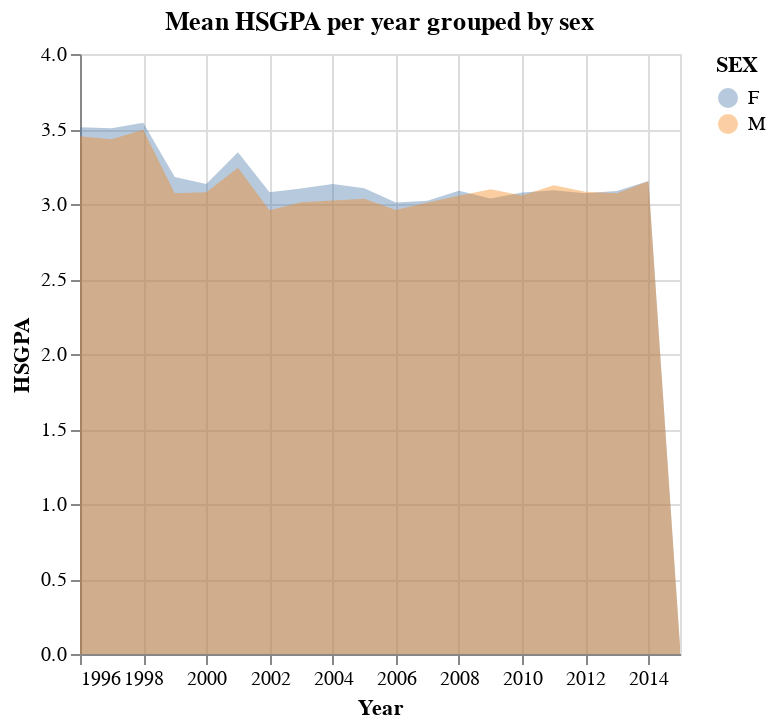
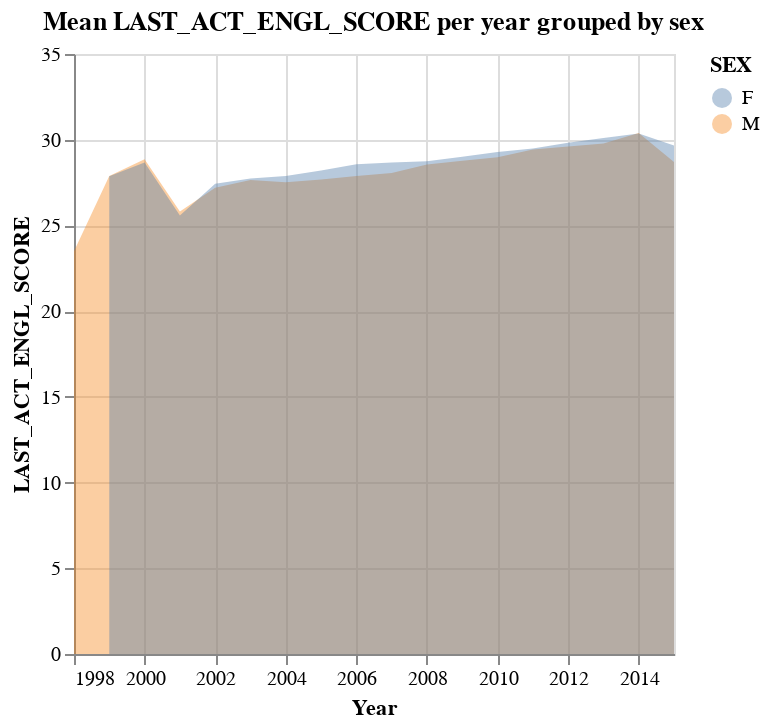
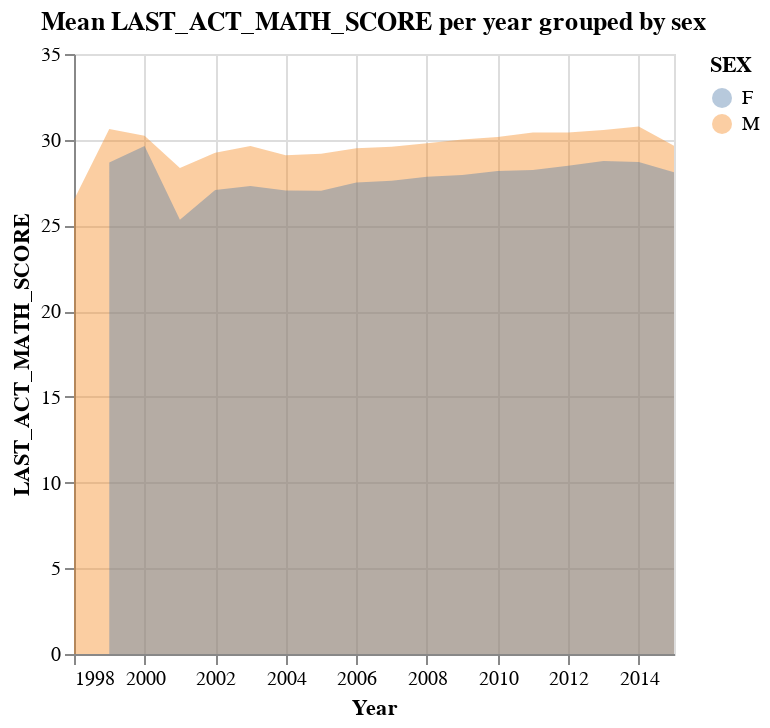
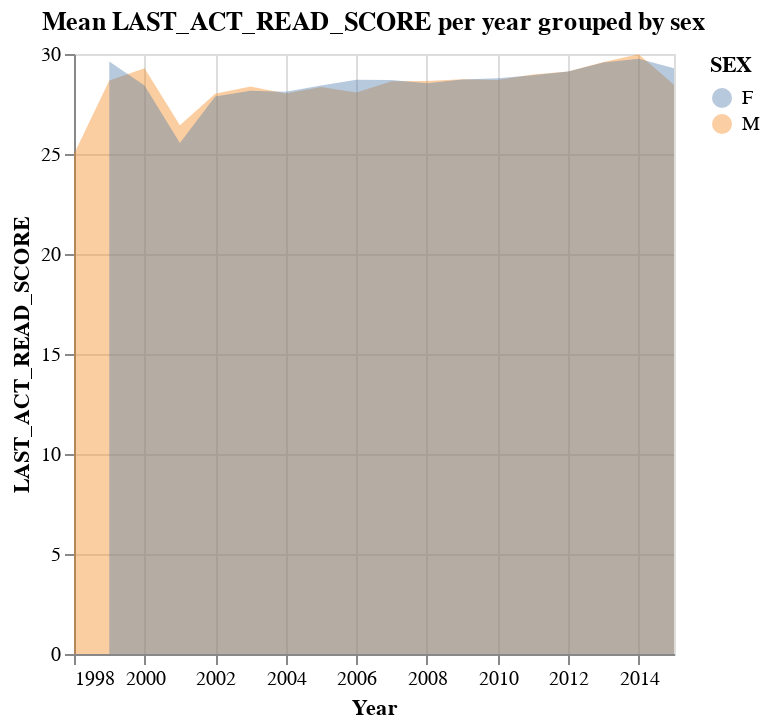

Here is the notebook cell these charts were saved with, in order:
### Code cell
columnlst = ['HSGPA', 'LAST_ACT_ENGL_SCORE', 'LAST_ACT_MATH_SCORE', 'LAST_ACT_READ_SCORE',
       'LAST_ACT_SCIRE_SCORE', 'LAST_ACT_COMP_SCORE', 'LAST_SATI_VERB_SCORE',
       'LAST_SATI_MATH_SCORE', 'LAST_SATI_TOTAL_SCORE','avg_GPAO']

def getFigs(timeCol, groupCol, columns, dataframe, agg='mean'):
    def layered_area_chart(col, data):
        area = alt.Chart(data).mark_area(opacity=0.4).encode(
            x=alt.X(f"{timeCol}:T", title="Year"),
            y=alt.Y(col, stack=False),
            color=alt.Color(groupCol)
        ).properties(
            title=f"{agg.capitalize()} {col} per year grouped by sex"
        )
        return area

    for col in columns:
        table = pd.pivot_table(dataframe, values=col, index=[timeCol, groupCol], aggfunc=agg)
        table.reset_index(inplace=True)
        
        # Generate and return chart (in Jupyter, returning should display the chart)
        fig = layered_area_chart(col, table)
        display(fig)  # Use display() in Jupyter environments

# Call the function to generate the charts
getFigs('ADMIT_TERM_TERM_YEAR', 'SEX', columnlst, merge_df)

### Figure 1 — Vega-Lite specification as saved in the notebook (floating-point values rounded to 4 significant figures)
{"config": {"view": {"continuousWidth": 300, "continuousHeight": 300}}, "data": {"name": "data-2b6343ba0bbb81137e25efea6d9b2dbb"}, "mark": {"type": "area", "opacity": 0.4}, "encoding": {"color": {"field": "SEX", "type": "nominal"}, "x": {"field": "ADMIT_TERM_TERM_YEAR", "title": "Year", "type": "temporal"}, "y": {"field": "HSGPA", "stack": false, "type": "quantitative"}}, "title": "Mean HSGPA per year grouped by sex", "$schema": "https://vega.github.io/schema/vega-lite/v5.16.3.json", "datasets": {"data-2b6343ba0bbb81137e25efea6d9b2dbb": [{"ADMIT_TERM_TERM_YEAR": "1996", "SEX": "F", "HSGPA": 3.512}, {"ADMIT_TERM_TERM_YEAR": "1996", "SEX": "M", "HSGPA": 3.452}, {"ADMIT_TERM_TERM_YEAR": "1997", "SEX": "F", "HSGPA": 3.505}, {"ADMIT_TERM_TERM_YEAR": "1997", "SEX": "M", "HSGPA": 3.432}, {"ADMIT_TERM_TERM_YEAR": "1998", "SEX": "F", "HSGPA": 3.541}, {"ADMIT_TERM_TERM_YEAR": "1998", "SEX": "M", "HSGPA": 3.495}, {"ADMIT_TERM_TERM_YEAR": "1999", "SEX": "F", "HSGPA": 3.179}, {"ADMIT_TERM_TERM_YEAR": "1999", "SEX": "M", "HSGPA": 3.071}, {"ADMIT_TERM_TERM_YEAR": "2000", "SEX": "F", "HSGPA": 3.133}, {"ADMIT_TERM_TERM_YEAR": "2000", "SEX": "M", "HSGPA": 3.078}, {"ADMIT_TERM_TERM_YEAR": "2001", "SEX": "F", "HSGPA": 3.344}, {"ADMIT_TERM_TERM_YEAR": "2001", "SEX": "M", "HSGPA": 3.241}, {"ADMIT_TERM_TERM_YEAR": "2002", "SEX": "F", "HSGPA": 3.078}, {"ADMIT_TERM_TERM_YEAR": "2002", "SEX": "M", "HSGPA": 2.958}, {"ADMIT_TERM_TERM_YEAR": "2003", "SEX": "F", "HSGPA": 3.104}, {"ADMIT_TERM_TERM_YEAR": "2003", "SEX": "M", "HSGPA": 3.012}, {"ADMIT_TERM_TERM_YEAR": "2004", "SEX": "F", "HSGPA": 3.133}, {"ADMIT_TERM_TERM_YEAR": "2004", "SEX": "M", "HSGPA": 3.023}, {"ADMIT_TERM_TERM_YEAR": "2005", "SEX": "F", "HSGPA": 3.105}, {"ADMIT_TERM_TERM_YEAR": "2005", "SEX": "M", "HSGPA": 3.035}, {"ADMIT_TERM_TERM_YEAR": "2006", "SEX": "F", "HSGPA": 3.01}, {"ADMIT_TERM_TERM_YEAR": "2006", "SEX": "M", "HSGPA": 2.96}, {"ADMIT_TERM_TERM_YEAR": "2007", "SEX": "F", "HSGPA": 3.022}, {"ADMIT_TERM_TERM_YEAR": "2007", "SEX": "M", "HSGPA": 3.009}, {"ADMIT_TERM_TERM_YEAR": "2008", "SEX": "F", "HSGPA": 3.088}, {"ADMIT_TERM_TERM_YEAR": "2008", "SEX": "M", "HSGPA": 3.055}, {"ADMIT_TERM_TERM_YEAR": "2009", "SEX": "F", "HSGPA": 3.037}, {"ADMIT_TERM_TERM_YEAR": "2009", "SEX": "M", "HSGPA": 3.098}, {"ADMIT_TERM_TERM_YEAR": "2010", "SEX": "F", "HSGPA": 3.077}, {"ADMIT_TERM_TERM_YEAR": "2010", "SEX": "M", "HSGPA": 3.056}, {"ADMIT_TERM_TERM_YEAR": "2011", "SEX": "F", "HSGPA": 3.092}, {"ADMIT_TERM_TERM_YEAR": "2011", "SEX": "M", "HSGPA": 3.125}, {"ADMIT_TERM_TERM_YEAR": "2012", "SEX": "F", "HSGPA": 3.072}, {"ADMIT_TERM_TERM_YEAR": "2012", "SEX": "M", "HSGPA": 3.082}, {"ADMIT_TERM_TERM_YEAR": "2013", "SEX": "F", "HSGPA": 3.086}, {"ADMIT_TERM_TERM_YEAR": "2013", "SEX": "M", "HSGPA": 3.072}, {"ADMIT_TERM_TERM_YEAR": "2014", "SEX": "F", "HSGPA": 3.154}, {"ADMIT_TERM_TERM_YEAR": "2014", "SEX": "M", "HSGPA": 3.152}, {"ADMIT_TERM_TERM_YEAR": "2015", "SEX": "F", "HSGPA": 0.05112}, {"ADMIT_TERM_TERM_YEAR": "2015", "SEX": "M", "HSGPA": 0.05821}]}}

### Figure 2 — Vega-Lite specification as saved in the notebook (floating-point values rounded to 4 significant figures)
{"config": {"view": {"continuousWidth": 300, "continuousHeight": 300}}, "data": {"name": "data-38bada5e874e2c0c0ea1acb1ad19119a"}, "mark": {"type": "area", "opacity": 0.4}, "encoding": {"color": {"field": "SEX", "type": "nominal"}, "x": {"field": "ADMIT_TERM_TERM_YEAR", "title": "Year", "type": "temporal"}, "y": {"field": "LAST_ACT_ENGL_SCORE", "stack": false, "type": "quantitative"}}, "title": "Mean LAST_ACT_ENGL_SCORE per year grouped by sex", "$schema": "https://vega.github.io/schema/vega-lite/v5.16.3.json", "datasets": {"data-38bada5e874e2c0c0ea1acb1ad19119a": [{"ADMIT_TERM_TERM_YEAR": "1998", "SEX": "M", "LAST_ACT_ENGL_SCORE": 23.5}, {"ADMIT_TERM_TERM_YEAR": "1999", "SEX": "F", "LAST_ACT_ENGL_SCORE": 27.87}, {"ADMIT_TERM_TERM_YEAR": "1999", "SEX": "M", "LAST_ACT_ENGL_SCORE": 27.88}, {"ADMIT_TERM_TERM_YEAR": "2000", "SEX": "F", "LAST_ACT_ENGL_SCORE": 28.67}, {"ADMIT_TERM_TERM_YEAR": "2000", "SEX": "M", "LAST_ACT_ENGL_SCORE": 28.87}, {"ADMIT_TERM_TERM_YEAR": "2001", "SEX": "F", "LAST_ACT_ENGL_SCORE": 25.58}, {"ADMIT_TERM_TERM_YEAR": "2001", "SEX": "M", "LAST_ACT_ENGL_SCORE": 25.81}, {"ADMIT_TERM_TERM_YEAR": "2002", "SEX": "F", "LAST_ACT_ENGL_SCORE": 27.43}, {"ADMIT_TERM_TERM_YEAR": "2002", "SEX": "M", "LAST_ACT_ENGL_SCORE": 27.19}, {"ADMIT_TERM_TERM_YEAR": "2003", "SEX": "F", "LAST_ACT_ENGL_SCORE": 27.74}, {"ADMIT_TERM_TERM_YEAR": "2003", "SEX": "M", "LAST_ACT_ENGL_SCORE": 27.65}, {"ADMIT_TERM_TERM_YEAR": "2004", "SEX": "F", "LAST_ACT_ENGL_SCORE": 27.89}, {"ADMIT_TERM_TERM_YEAR": "2004", "SEX": "M", "LAST_ACT_ENGL_SCORE": 27.51}, {"ADMIT_TERM_TERM_YEAR": "2005", "SEX": "F", "LAST_ACT_ENGL_SCORE": 28.2}, {"ADMIT_TERM_TERM_YEAR": "2005", "SEX": "M", "LAST_ACT_ENGL_SCORE": 27.67}, {"ADMIT_TERM_TERM_YEAR": "2006", "SEX": "F", "LAST_ACT_ENGL_SCORE": 28.56}, {"ADMIT_TERM_TERM_YEAR": "2006", "SEX": "M", "LAST_ACT_ENGL_SCORE": 27.89}, {"ADMIT_TERM_TERM_YEAR": "2007", "SEX": "F", "LAST_ACT_ENGL_SCORE": 28.68}, {"ADMIT_TERM_TERM_YEAR": "2007", "SEX": "M", "LAST_ACT_ENGL_SCORE": 28.06}, {"ADMIT_TERM_TERM_YEAR": "2008", "SEX": "F", "LAST_ACT_ENGL_SCORE": 28.74}, {"ADMIT_TERM_TERM_YEAR": "2008", "SEX": "M", "LAST_ACT_ENGL_SCORE": 28.55}, {"ADMIT_TERM_TERM_YEAR": "2009", "SEX": "F", "LAST_ACT_ENGL_SCORE": 29.0}, {"ADMIT_TERM_TERM_YEAR": "2009", "SEX": "M", "LAST_ACT_ENGL_SCORE": 28.77}, {"ADMIT_TERM_TERM_YEAR": "2010", "SEX": "F", "LAST_ACT_ENGL_SCORE": 29.28}, {"ADMIT_TERM_TERM_YEAR": "2010", "SEX": "M", "LAST_ACT_ENGL_SCORE": 28.98}, {"ADMIT_TERM_TERM_YEAR": "2011", "SEX": "F", "LAST_ACT_ENGL_SCORE": 29.49}, {"ADMIT_TERM_TERM_YEAR": "2011", "SEX": "M", "LAST_ACT_ENGL_SCORE": 29.43}, {"ADMIT_TERM_TERM_YEAR": "2012", "SEX": "F", "LAST_ACT_ENGL_SCORE": 29.82}, {"ADMIT_TERM_TERM_YEAR": "2012", "SEX": "M", "LAST_ACT_ENGL_SCORE": 29.6}, {"ADMIT_TERM_TERM_YEAR": "2013", "SEX": "F", "LAST_ACT_ENGL_SCORE": 30.1}, {"ADMIT_TERM_TERM_YEAR": "2013", "SEX": "M", "LAST_ACT_ENGL_SCORE": 29.78}, {"ADMIT_TERM_TERM_YEAR": "2014", "SEX": "F", "LAST_ACT_ENGL_SCORE": 30.36}, {"ADMIT_TERM_TERM_YEAR": "2014", "SEX": "M", "LAST_ACT_ENGL_SCORE": 30.39}, {"ADMIT_TERM_TERM_YEAR": "2015", "SEX": "F", "LAST_ACT_ENGL_SCORE": 29.66}, {"ADMIT_TERM_TERM_YEAR": "2015", "SEX": "M", "LAST_ACT_ENGL_SCORE": 28.71}]}}

### Figure 3 — Vega-Lite specification as saved in the notebook (floating-point values rounded to 4 significant figures)
{"config": {"view": {"continuousWidth": 300, "continuousHeight": 300}}, "data": {"name": "data-97c75e43fd5d45eefbe49e8a476cb494"}, "mark": {"type": "area", "opacity": 0.4}, "encoding": {"color": {"field": "SEX", "type": "nominal"}, "x": {"field": "ADMIT_TERM_TERM_YEAR", "title": "Year", "type": "temporal"}, "y": {"field": "LAST_ACT_MATH_SCORE", "stack": false, "type": "quantitative"}}, "title": "Mean LAST_ACT_MATH_SCORE per year grouped by sex", "$schema": "https://vega.github.io/schema/vega-lite/v5.16.3.json", "datasets": {"data-97c75e43fd5d45eefbe49e8a476cb494": [{"ADMIT_TERM_TERM_YEAR": "1998", "SEX": "M", "LAST_ACT_MATH_SCORE": 26.5}, {"ADMIT_TERM_TERM_YEAR": "1999", "SEX": "F", "LAST_ACT_MATH_SCORE": 28.67}, {"ADMIT_TERM_TERM_YEAR": "1999", "SEX": "M", "LAST_ACT_MATH_SCORE": 30.62}, {"ADMIT_TERM_TERM_YEAR": "2000", "SEX": "F", "LAST_ACT_MATH_SCORE": 29.64}, {"ADMIT_TERM_TERM_YEAR": "2000", "SEX": "M", "LAST_ACT_MATH_SCORE": 30.23}, {"ADMIT_TERM_TERM_YEAR": "2001", "SEX": "F", "LAST_ACT_MATH_SCORE": 25.33}, {"ADMIT_TERM_TERM_YEAR": "2001", "SEX": "M", "LAST_ACT_MATH_SCORE": 28.35}, {"ADMIT_TERM_TERM_YEAR": "2002", "SEX": "F", "LAST_ACT_MATH_SCORE": 27.07}, {"ADMIT_TERM_TERM_YEAR": "2002", "SEX": "M", "LAST_ACT_MATH_SCORE": 29.24}, {"ADMIT_TERM_TERM_YEAR": "2003", "SEX": "F", "LAST_ACT_MATH_SCORE": 27.3}, {"ADMIT_TERM_TERM_YEAR": "2003", "SEX": "M", "LAST_ACT_MATH_SCORE": 29.64}, {"ADMIT_TERM_TERM_YEAR": "2004", "SEX": "F", "LAST_ACT_MATH_SCORE": 27.04}, {"ADMIT_TERM_TERM_YEAR": "2004", "SEX": "M", "LAST_ACT_MATH_SCORE": 29.09}, {"ADMIT_TERM_TERM_YEAR": "2005", "SEX": "F", "LAST_ACT_MATH_SCORE": 27.03}, {"ADMIT_TERM_TERM_YEAR": "2005", "SEX": "M", "LAST_ACT_MATH_SCORE": 29.18}, {"ADMIT_TERM_TERM_YEAR": "2006", "SEX": "F", "LAST_ACT_MATH_SCORE": 27.5}, {"ADMIT_TERM_TERM_YEAR": "2006", "SEX": "M", "LAST_ACT_MATH_SCORE": 29.5}, {"ADMIT_TERM_TERM_YEAR": "2007", "SEX": "F", "LAST_ACT_MATH_SCORE": 27.6}, {"ADMIT_TERM_TERM_YEAR": "2007", "SEX": "M", "LAST_ACT_MATH_SCORE": 29.58}, {"ADMIT_TERM_TERM_YEAR": "2008", "SEX": "F", "LAST_ACT_MATH_SCORE": 27.83}, {"ADMIT_TERM_TERM_YEAR": "2008", "SEX": "M", "LAST_ACT_MATH_SCORE": 29.8}, {"ADMIT_TERM_TERM_YEAR": "2009", "SEX": "F", "LAST_ACT_MATH_SCORE": 27.94}, {"ADMIT_TERM_TERM_YEAR": "2009", "SEX": "M", "LAST_ACT_MATH_SCORE": 30.01}, {"ADMIT_TERM_TERM_YEAR": "2010", "SEX": "F", "LAST_ACT_MATH_SCORE": 28.18}, {"ADMIT_TERM_TERM_YEAR": "2010", "SEX": "M", "LAST_ACT_MATH_SCORE": 30.16}, {"ADMIT_TERM_TERM_YEAR": "2011", "SEX": "F", "LAST_ACT_MATH_SCORE": 28.23}, {"ADMIT_TERM_TERM_YEAR": "2011", "SEX": "M", "LAST_ACT_MATH_SCORE": 30.42}, {"ADMIT_TERM_TERM_YEAR": "2012", "SEX": "F", "LAST_ACT_MATH_SCORE": 28.47}, {"ADMIT_TERM_TERM_YEAR": "2012", "SEX": "M", "LAST_ACT_MATH_SCORE": 30.42}, {"ADMIT_TERM_TERM_YEAR": "2013", "SEX": "F", "LAST_ACT_MATH_SCORE": 28.77}, {"ADMIT_TERM_TERM_YEAR": "2013", "SEX": "M", "LAST_ACT_MATH_SCORE": 30.57}, {"ADMIT_TERM_TERM_YEAR": "2014", "SEX": "F", "LAST_ACT_MATH_SCORE": 28.71}, {"ADMIT_TERM_TERM_YEAR": "2014", "SEX": "M", "LAST_ACT_MATH_SCORE": 30.77}, {"ADMIT_TERM_TERM_YEAR": "2015", "SEX": "F", "LAST_ACT_MATH_SCORE": 28.1}, {"ADMIT_TERM_TERM_YEAR": "2015", "SEX": "M", "LAST_ACT_MATH_SCORE": 29.64}]}}

### Figure 4 — Vega-Lite specification as saved in the notebook (floating-point values rounded to 4 significant figures)
{"config": {"view": {"continuousWidth": 300, "continuousHeight": 300}}, "data": {"name": "data-19d96c67ee2665251ccc01333e507653"}, "mark": {"type": "area", "opacity": 0.4}, "encoding": {"color": {"field": "SEX", "type": "nominal"}, "x": {"field": "ADMIT_TERM_TERM_YEAR", "title": "Year", "type": "temporal"}, "y": {"field": "LAST_ACT_READ_SCORE", "stack": false, "type": "quantitative"}}, "title": "Mean LAST_ACT_READ_SCORE per year grouped by sex", "$schema": "https://vega.github.io/schema/vega-lite/v5.16.3.json", "datasets": {"data-19d96c67ee2665251ccc01333e507653": [{"ADMIT_TERM_TERM_YEAR": "1998", "SEX": "M", "LAST_ACT_READ_SCORE": 25.0}, {"ADMIT_TERM_TERM_YEAR": "1999", "SEX": "F", "LAST_ACT_READ_SCORE": 29.62}, {"ADMIT_TERM_TERM_YEAR": "1999", "SEX": "M", "LAST_ACT_READ_SCORE": 28.68}, {"ADMIT_TERM_TERM_YEAR": "2000", "SEX": "F", "LAST_ACT_READ_SCORE": 28.42}, {"ADMIT_TERM_TERM_YEAR": "2000", "SEX": "M", "LAST_ACT_READ_SCORE": 29.29}, {"ADMIT_TERM_TERM_YEAR": "2001", "SEX": "F", "LAST_ACT_READ_SCORE": 25.55}, {"ADMIT_TERM_TERM_YEAR": "2001", "SEX": "M", "LAST_ACT_READ_SCORE": 26.44}, {"ADMIT_TERM_TERM_YEAR": "2002", "SEX": "F", "LAST_ACT_READ_SCORE": 27.87}, {"ADMIT_TERM_TERM_YEAR": "2002", "SEX": "M", "LAST_ACT_READ_SCORE": 28.02}, {"ADMIT_TERM_TERM_YEAR": "2003", "SEX": "F", "LAST_ACT_READ_SCORE": 28.16}, {"ADMIT_TERM_TERM_YEAR": "2003", "SEX": "M", "LAST_ACT_READ_SCORE": 28.38}, {"ADMIT_TERM_TERM_YEAR": "2004", "SEX": "F", "LAST_ACT_READ_SCORE": 28.11}, {"ADMIT_TERM_TERM_YEAR": "2004", "SEX": "M", "LAST_ACT_READ_SCORE": 28.03}, {"ADMIT_TERM_TERM_YEAR": "2005", "SEX": "F", "LAST_ACT_READ_SCORE": 28.43}, {"ADMIT_TERM_TERM_YEAR": "2005", "SEX": "M", "LAST_ACT_READ_SCORE": 28.35}, {"ADMIT_TERM_TERM_YEAR": "2006", "SEX": "F", "LAST_ACT_READ_SCORE": 28.71}, {"ADMIT_TERM_TERM_YEAR": "2006", "SEX": "M", "LAST_ACT_READ_SCORE": 28.07}, {"ADMIT_TERM_TERM_YEAR": "2007", "SEX": "F", "LAST_ACT_READ_SCORE": 28.7}, {"ADMIT_TERM_TERM_YEAR": "2007", "SEX": "M", "LAST_ACT_READ_SCORE": 28.64}, {"ADMIT_TERM_TERM_YEAR": "2008", "SEX": "F", "LAST_ACT_READ_SCORE": 28.53}, {"ADMIT_TERM_TERM_YEAR": "2008", "SEX": "M", "LAST_ACT_READ_SCORE": 28.65}, {"ADMIT_TERM_TERM_YEAR": "2009", "SEX": "F", "LAST_ACT_READ_SCORE": 28.73}, {"ADMIT_TERM_TERM_YEAR": "2009", "SEX": "M", "LAST_ACT_READ_SCORE": 28.74}, {"ADMIT_TERM_TERM_YEAR": "2010", "SEX": "F", "LAST_ACT_READ_SCORE": 28.79}, {"ADMIT_TERM_TERM_YEAR": "2010", "SEX": "M", "LAST_ACT_READ_SCORE": 28.7}, {"ADMIT_TERM_TERM_YEAR": "2011", "SEX": "F", "LAST_ACT_READ_SCORE": 28.94}, {"ADMIT_TERM_TERM_YEAR": "2011", "SEX": "M", "LAST_ACT_READ_SCORE": 28.97}, {"ADMIT_TERM_TERM_YEAR": "2012", "SEX": "F", "LAST_ACT_READ_SCORE": 29.13}, {"ADMIT_TERM_TERM_YEAR": "2012", "SEX": "M", "LAST_ACT_READ_SCORE": 29.13}, {"ADMIT_TERM_TERM_YEAR": "2013", "SEX": "F", "LAST_ACT_READ_SCORE": 29.58}, {"ADMIT_TERM_TERM_YEAR": "2013", "SEX": "M", "LAST_ACT_READ_SCORE": 29.6}, {"ADMIT_TERM_TERM_YEAR": "2014", "SEX": "F", "LAST_ACT_READ_SCORE": 29.76}, {"ADMIT_TERM_TERM_YEAR": "2014", "SEX": "M", "LAST_ACT_READ_SCORE": 29.98}, {"ADMIT_TERM_TERM_YEAR": "2015", "SEX": "F", "LAST_ACT_READ_SCORE": 29.29}, {"ADMIT_TERM_TERM_YEAR": "2015", "SEX": "M", "LAST_ACT_READ_SCORE": 28.47}]}}
